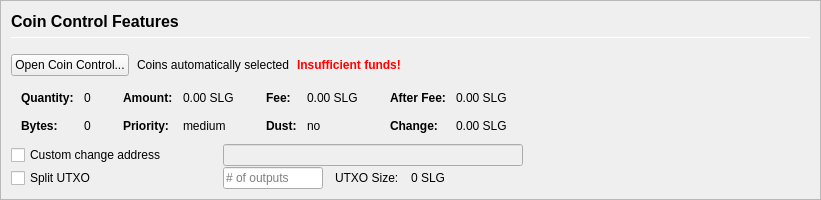
         <widget class="QFrame" name="frameCoinControl">
          <property name="sizePolicy">
           <sizepolicy hsizetype="Expanding" vsizetype="Expanding">
            <horstretch>0</horstretch>
            <verstretch>0</verstretch>
           </sizepolicy>
          </property>
          <property name="maximumSize">
           <size>
            <width>16777215</width>
            <height>16777215</height>
           </size>
          </property>
          <property name="frameShape">
           <enum>QFrame::StyledPanel</enum>
          </property>
          <property name="frameShadow">
           <enum>QFrame::Sunken</enum>
          </property>
          <layout class="QVBoxLayout" name="verticalLayoutCoinControl2">
           <property name="spacing">
            <number>0</number>
           </property>
           <property name="leftMargin">
            <number>0</number>
           </property>
           <property name="topMargin">
            <number>0</number>
           </property>
           <property name="rightMargin">
            <number>0</number>
           </property>
           <property name="bottomMargin">
            <number>0</number>
           </property>
           <item>
            <widget class="QFrame" name="frameCoinControl_BG">
             <layout class="QVBoxLayout" name="verticalLayoutCoinControl" stretch="0,0,0,0,0,0">
              <property name="spacing">
               <number>1</number>
              </property>
              <property name="leftMargin">
               <number>10</number>
              </property>
              <property name="topMargin">
               <number>10</number>
              </property>
              <item>
               <layout class="QHBoxLayout" name="horizontalLayoutCoinControl1">
                <property name="bottomMargin">
                 <number>15</number>
                </property>
                <item>
                 <layout class="QVBoxLayout" name="verticalLayout_3">
                  <property name="spacing">
                   <number>6</number>
                  </property>
                  <item>
                   <widget class="QLabel" name="labelCoinControlFeatures">
                    <property name="sizePolicy">
                     <sizepolicy hsizetype="Preferred" vsizetype="Maximum">
                      <horstretch>0</horstretch>
                      <verstretch>0</verstretch>
                     </sizepolicy>
                    </property>
                    <property name="minimumSize">
                     <size>
                      <width>0</width>
                      <height>20</height>
                     </size>
                    </property>
                    <property name="font">
                     <font>
                      <pointsize>12</pointsize>
                      <weight>75</weight>
                      <bold>true</bold>
                     </font>
                    </property>
                    <property name="styleSheet">
                     <string notr="true">font-weight:bold;</string>
                    </property>
                    <property name="text">
                     <string>Coin Control Features</string>
                    </property>
                   </widget>
                  </item>
                  <item>
                   <widget class="Line" name="line">
                    <property name="minimumSize">
                     <size>
                      <width>0</width>
                      <height>1</height>
                     </size>
                    </property>
                    <property name="maximumSize">
                     <size>
                      <width>16777215</width>
                      <height>1</height>
                     </size>
                    </property>
                    <property name="orientation">
                     <enum>Qt::Horizontal</enum>
                    </property>
                   </widget>
                  </item>
                 </layout>
                </item>
               </layout>
              </item>
              <item>
               <layout class="QHBoxLayout" name="horizontalLayoutCoinControl2" stretch="0,0,0,0">
                <property name="spacing">
                 <number>8</number>
                </property>
                <property name="bottomMargin">
                 <number>10</number>
                </property>
                <item>
                 <widget class="QPushButton" name="pushButtonCoinControl">
                  <property name="styleSheet">
                   <string notr="true"/>
                  </property>
                  <property name="text">
                   <string>Open Coin Control...</string>
                  </property>
                  <property name="autoDefault">
                   <bool>false</bool>
                  </property>
                 </widget>
                </item>
                <item>
                 <widget class="QLabel" name="labelCoinControlAutomaticallySelected">
                  <property name="text">
                   <string>Coins automatically selected</string>
                  </property>
                  <property name="margin">
                   <number>5</number>
                  </property>
                 </widget>
                </item>
                <item>
                 <widget class="QLabel" name="labelCoinControlInsuffFunds">
                  <property name="font">
                   <font>
                    <weight>75</weight>
                    <bold>true</bold>
                   </font>
                  </property>
                  <property name="styleSheet">
                   <string notr="true">color:red;font-weight:bold;</string>
                  </property>
                  <property name="text">
                   <string>Insufficient funds!</string>
                  </property>
                  <property name="margin">
                   <number>5</number>
                  </property>
                 </widget>
                </item>
                <item>
                 <spacer name="horizontalSpacerCoinControl">
                  <property name="orientation">
                   <enum>Qt::Horizontal</enum>
                  </property>
                  <property name="sizeHint" stdset="0">
                   <size>
                    <width>40</width>
                    <height>1</height>
                   </size>
                  </property>
                 </spacer>
                </item>
               </layout>
              </item>
              <item>
               <widget class="QWidget" name="widgetCoinControl" native="true">
                <property name="sizePolicy">
                 <sizepolicy hsizetype="Preferred" vsizetype="Preferred">
                  <horstretch>0</horstretch>
                  <verstretch>0</verstretch>
                 </sizepolicy>
                </property>
                <property name="minimumSize">
                 <size>
                  <width>0</width>
                  <height>0</height>
                 </size>
                </property>
                <property name="styleSheet">
                 <string notr="true"/>
                </property>
                <layout class="QHBoxLayout" name="horizontalLayoutCoinControl5">
                 <property name="leftMargin">
                  <number>0</number>
                 </property>
                 <property name="topMargin">
                  <number>0</number>
                 </property>
                 <property name="rightMargin">
                  <number>0</number>
                 </property>
                 <property name="bottomMargin">
                  <number>0</number>
                 </property>
                 <item>
                  <layout class="QHBoxLayout" name="horizontalLayoutCoinControl3" stretch="0,0,0,1">
                   <property name="spacing">
                    <number>20</number>
                   </property>
                   <property name="topMargin">
                    <number>0</number>
                   </property>
                   <property name="bottomMargin">
                    <number>10</number>
                   </property>
                   <item>
                    <layout class="QFormLayout" name="formLayoutCoinControl1">
                     <property name="horizontalSpacing">
                      <number>10</number>
                     </property>
                     <property name="verticalSpacing">
                      <number>14</number>
                     </property>
                     <property name="leftMargin">
                      <number>10</number>
                     </property>
                     <property name="topMargin">
                      <number>4</number>
                     </property>
                     <property name="rightMargin">
                      <number>6</number>
                     </property>
                     <item row="0" column="0">
                      <widget class="QLabel" name="labelCoinControlQuantityText">
                       <property name="font">
                        <font>
                         <weight>75</weight>
                         <bold>true</bold>
                        </font>
                       </property>
                       <property name="text">
                        <string>Quantity:</string>
                       </property>
                       <property name="margin">
                        <number>0</number>
                       </property>
                      </widget>
                     </item>
                     <item row="0" column="1">
                      <widget class="QLabel" name="labelCoinControlQuantity">
                       <property name="cursor">
                        <cursorShape>IBeamCursor</cursorShape>
                       </property>
                       <property name="contextMenuPolicy">
                        <enum>Qt::ActionsContextMenu</enum>
                       </property>
                       <property name="text">
                        <string notr="true">0</string>
                       </property>
                       <property name="margin">
                        <number>0</number>
                       </property>
                       <property name="textInteractionFlags">
                        <set>Qt::LinksAccessibleByMouse|Qt::TextSelectableByKeyboard|Qt::TextSelectableByMouse</set>
                       </property>
                      </widget>
                     </item>
                     <item row="1" column="0">
                      <widget class="QLabel" name="labelCoinControlBytesText">
                       <property name="font">
                        <font>
                         <weight>75</weight>
                         <bold>true</bold>
                        </font>
                       </property>
                       <property name="text">
                        <string>Bytes:</string>
                       </property>
                      </widget>
                     </item>
                     <item row="1" column="1">
                      <widget class="QLabel" name="labelCoinControlBytes">
                       <property name="cursor">
                        <cursorShape>IBeamCursor</cursorShape>
                       </property>
                       <property name="contextMenuPolicy">
                        <enum>Qt::ActionsContextMenu</enum>
                       </property>
                       <property name="text">
                        <string notr="true">0</string>
                       </property>
                       <property name="textInteractionFlags">
                        <set>Qt::LinksAccessibleByMouse|Qt::TextSelectableByKeyboard|Qt::TextSelectableByMouse</set>
                       </property>
                      </widget>
                     </item>
                    </layout>
                   </item>
                   <item>
                    <layout class="QFormLayout" name="formLayoutCoinControl2">
                     <property name="horizontalSpacing">
                      <number>10</number>
                     </property>
                     <property name="verticalSpacing">
                      <number>14</number>
                     </property>
                     <property name="leftMargin">
                      <number>6</number>
                     </property>
                     <property name="topMargin">
                      <number>4</number>
                     </property>
                     <property name="rightMargin">
                      <number>6</number>
                     </property>
                     <item row="0" column="0">
                      <widget class="QLabel" name="labelCoinControlAmountText">
                       <property name="font">
                        <font>
                         <weight>75</weight>
                         <bold>true</bold>
                        </font>
                       </property>
                       <property name="text">
                        <string>Amount:</string>
                       </property>
                       <property name="margin">
                        <number>0</number>
                       </property>
                      </widget>
                     </item>
                     <item row="0" column="1">
                      <widget class="QLabel" name="labelCoinControlAmount">
                       <property name="cursor">
                        <cursorShape>IBeamCursor</cursorShape>
                       </property>
                       <property name="contextMenuPolicy">
                        <enum>Qt::ActionsContextMenu</enum>
                       </property>
                       <property name="text">
                        <string notr="true">0.00 SLG</string>
                       </property>
                       <property name="textInteractionFlags">
                        <set>Qt::LinksAccessibleByMouse|Qt::TextSelectableByKeyboard|Qt::TextSelectableByMouse</set>
                       </property>
                      </widget>
                     </item>
                     <item row="1" column="0">
                      <widget class="QLabel" name="labelCoinControlPriorityText">
                       <property name="font">
                        <font>
                         <weight>75</weight>
                         <bold>true</bold>
                        </font>
                       </property>
                       <property name="text">
                        <string>Priority:</string>
                       </property>
                      </widget>
                     </item>
                     <item row="1" column="1">
                      <widget class="QLabel" name="labelCoinControlPriority">
                       <property name="cursor">
                        <cursorShape>IBeamCursor</cursorShape>
                       </property>
                       <property name="contextMenuPolicy">
                        <enum>Qt::ActionsContextMenu</enum>
                       </property>
                       <property name="text">
                        <string>medium</string>
                       </property>
                       <property name="textInteractionFlags">
                        <set>Qt::LinksAccessibleByMouse|Qt::TextSelectableByKeyboard|Qt::TextSelectableByMouse</set>
                       </property>
                      </widget>
                     </item>
                    </layout>
                   </item>
                   <item>
                    <layout class="QFormLayout" name="formLayoutCoinControl3">
                     <property name="horizontalSpacing">
                      <number>10</number>
                     </property>
                     <property name="verticalSpacing">
                      <number>14</number>
                     </property>
                     <property name="leftMargin">
                      <number>6</number>
                     </property>
                     <property name="topMargin">
                      <number>4</number>
                     </property>
                     <property name="rightMargin">
                      <number>6</number>
                     </property>
                     <item row="0" column="0">
                      <widget class="QLabel" name="labelCoinControlFeeText">
                       <property name="font">
                        <font>
                         <weight>75</weight>
                         <bold>true</bold>
                        </font>
                       </property>
                       <property name="text">
                        <string>Fee:</string>
                       </property>
                       <property name="margin">
                        <number>0</number>
                       </property>
                      </widget>
                     </item>
                     <item row="0" column="1">
                      <widget class="QLabel" name="labelCoinControlFee">
                       <property name="cursor">
                        <cursorShape>IBeamCursor</cursorShape>
                       </property>
                       <property name="contextMenuPolicy">
                        <enum>Qt::ActionsContextMenu</enum>
                       </property>
                       <property name="text">
                        <string notr="true">0.00 SLG</string>
                       </property>
                       <property name="textInteractionFlags">
                        <set>Qt::LinksAccessibleByMouse|Qt::TextSelectableByKeyboard|Qt::TextSelectableByMouse</set>
                       </property>
                      </widget>
                     </item>
                     <item row="1" column="0">
                      <widget class="QLabel" name="labelCoinControlLowOutputText">
                       <property name="font">
                        <font>
                         <weight>75</weight>
                         <bold>true</bold>
                        </font>
                       </property>
                       <property name="text">
                        <string>Dust:</string>
                       </property>
                      </widget>
                     </item>
                     <item row="1" column="1">
                      <widget class="QLabel" name="labelCoinControlLowOutput">
                       <property name="cursor">
                        <cursorShape>IBeamCursor</cursorShape>
                       </property>
                       <property name="contextMenuPolicy">
                        <enum>Qt::ActionsContextMenu</enum>
                       </property>
                       <property name="text">
                        <string>no</string>
                       </property>
                       <property name="textInteractionFlags">
                        <set>Qt::LinksAccessibleByMouse|Qt::TextSelectableByKeyboard|Qt::TextSelectableByMouse</set>
                       </property>
                      </widget>
                     </item>
                    </layout>
                   </item>
                   <item>
                    <layout class="QFormLayout" name="formLayoutCoinControl4">
                     <property name="horizontalSpacing">
                      <number>10</number>
                     </property>
                     <property name="verticalSpacing">
                      <number>14</number>
                     </property>
                     <property name="leftMargin">
                      <number>6</number>
                     </property>
                     <property name="topMargin">
                      <number>4</number>
                     </property>
                     <property name="rightMargin">
                      <number>6</number>
                     </property>
                     <item row="0" column="0">
                      <widget class="QLabel" name="labelCoinControlAfterFeeText">
                       <property name="font">
                        <font>
                         <weight>75</weight>
                         <bold>true</bold>
                        </font>
                       </property>
                       <property name="text">
                        <string>After Fee:</string>
                       </property>
                       <property name="margin">
                        <number>0</number>
                       </property>
                      </widget>
                     </item>
                     <item row="0" column="1">
                      <widget class="QLabel" name="labelCoinControlAfterFee">
                       <property name="cursor">
                        <cursorShape>IBeamCursor</cursorShape>
                       </property>
                       <property name="contextMenuPolicy">
                        <enum>Qt::ActionsContextMenu</enum>
                       </property>
                       <property name="text">
                        <string notr="true">0.00 SLG</string>
                       </property>
                       <property name="textInteractionFlags">
                        <set>Qt::LinksAccessibleByMouse|Qt::TextSelectableByKeyboard|Qt::TextSelectableByMouse</set>
                       </property>
                      </widget>
                     </item>
                     <item row="1" column="0">
                      <widget class="QLabel" name="labelCoinControlChangeText">
                       <property name="font">
                        <font>
                         <weight>75</weight>
                         <bold>true</bold>
                        </font>
                       </property>
                       <property name="text">
                        <string>Change:</string>
                       </property>
                      </widget>
                     </item>
                     <item row="1" column="1">
                      <widget class="QLabel" name="labelCoinControlChange">
                       <property name="cursor">
                        <cursorShape>IBeamCursor</cursorShape>
                       </property>
                       <property name="contextMenuPolicy">
                        <enum>Qt::ActionsContextMenu</enum>
                       </property>
                       <property name="text">
                        <string notr="true">0.00 SLG</string>
                       </property>
                       <property name="textInteractionFlags">
                        <set>Qt::LinksAccessibleByMouse|Qt::TextSelectableByKeyboard|Qt::TextSelectableByMouse</set>
                       </property>
                      </widget>
                     </item>
                    </layout>
                   </item>
                  </layout>
                 </item>
                </layout>
               </widget>
              </item>
              <item>
               <layout class="QHBoxLayout" name="horizontalLayoutCoinControl4">
                <property name="spacing">
                 <number>12</number>
                </property>
                <property name="sizeConstraint">
                 <enum>QLayout::SetDefaultConstraint</enum>
                </property>
                <property name="topMargin">
                 <number>0</number>
                </property>
                <property name="rightMargin">
                 <number>0</number>
                </property>
                <item>
                 <widget class="QCheckBox" name="checkBoxCoinControlChange">
                  <property name="sizePolicy">
                   <sizepolicy hsizetype="Preferred" vsizetype="Preferred">
                    <horstretch>0</horstretch>
                    <verstretch>0</verstretch>
                   </sizepolicy>
                  </property>
                  <property name="minimumSize">
                   <size>
                    <width>200</width>
                    <height>0</height>
                   </size>
                  </property>
                  <property name="maximumSize">
                   <size>
                    <width>200</width>
                    <height>16777215</height>
                   </size>
                  </property>
                  <property name="toolTip">
                   <string>If this is activated, but the change address is empty or invalid, change will be sent to a newly generated address.</string>
                  </property>
                  <property name="text">
                   <string>Custom change address</string>
                  </property>
                 </widget>
                </item>
                <item>
                 <widget class="QValidatedLineEdit" name="lineEditCoinControlChange">
                  <property name="enabled">
                   <bool>false</bool>
                  </property>
                  <property name="sizePolicy">
                   <sizepolicy hsizetype="Preferred" vsizetype="Preferred">
                    <horstretch>0</horstretch>
                    <verstretch>0</verstretch>
                   </sizepolicy>
                  </property>
                  <property name="minimumSize">
                   <size>
                    <width>300</width>
                    <height>0</height>
                   </size>
                  </property>
                 </widget>
                </item>
                <item>
                 <widget class="QLabel" name="labelCoinControlChangeLabel">
                  <property name="sizePolicy">
                   <sizepolicy hsizetype="Preferred" vsizetype="Preferred">
                    <horstretch>0</horstretch>
                    <verstretch>0</verstretch>
                   </sizepolicy>
                  </property>
                  <property name="minimumSize">
                   <size>
                    <width>100</width>
                    <height>0</height>
                   </size>
                  </property>
                  <property name="text">
                   <string/>
                  </property>
                  <property name="margin">
                   <number>3</number>
                  </property>
                 </widget>
                </item>
               </layout>
              </item>
              <item>
               <layout class="QHBoxLayout" name="horizontalLayoutCoinControl6">
                <property name="spacing">
                 <number>12</number>
                </property>
                <property name="rightMargin">
                 <number>0</number>
                </property>
                <item>
                 <widget class="QCheckBox" name="splitBlockCheckBox">
                  <property name="sizePolicy">
                   <sizepolicy hsizetype="Preferred" vsizetype="Preferred">
                    <horstretch>0</horstretch>
                    <verstretch>0</verstretch>
                   </sizepolicy>
                  </property>
                  <property name="minimumSize">
                   <size>
                    <width>200</width>
                    <height>0</height>
                   </size>
                  </property>
                  <property name="maximumSize">
                   <size>
                    <width>200</width>
                    <height>16777215</height>
                   </size>
                  </property>
                  <property name="text">
                   <string>Split UTXO</string>
                  </property>
                 </widget>
                </item>
                <item>
                 <widget class="QLineEdit" name="splitBlockLineEdit">
                  <property name="sizePolicy">
                   <sizepolicy hsizetype="Preferred" vsizetype="Preferred">
                    <horstretch>50</horstretch>
                    <verstretch>0</verstretch>
                   </sizepolicy>
                  </property>
                  <property name="minimumSize">
                   <size>
                    <width>100</width>
                    <height>0</height>
                   </size>
                  </property>
                  <property name="maximumSize">
                   <size>
                    <width>100</width>
                    <height>16777215</height>
                   </size>
                  </property>
                  <property name="placeholderText">
                   <string># of outputs</string>
                  </property>
                 </widget>
                </item>
                <item>
                 <widget class="QLabel" name="labelBlockSizeText">
                  <property name="text">
                   <string>UTXO Size:</string>
                  </property>
                 </widget>
                </item>
                <item>
                 <widget class="QLabel" name="labelBlockSize">
                  <property name="text">
                   <string>0 SLG</string>
                  </property>
                 </widget>
                </item>
                <item>
                 <spacer name="horizontalSpacer_7">
                  <property name="orientation">
                   <enum>Qt::Horizontal</enum>
                  </property>
                  <property name="sizeHint" stdset="0">
                   <size>
                    <width>40</width>
                    <height>20</height>
                   </size>
                  </property>
                 </spacer>
                </item>
               </layout>
              </item>
              <item>
               <spacer name="verticalSpacerCoinControl">
                <property name="orientation">
                 <enum>Qt::Vertical</enum>
                </property>
                <property name="sizeHint" stdset="0">
                 <size>
                  <width>800</width>
                  <height>1</height>
                 </size>
                </property>
               </spacer>
              </item>
             </layout>
            </widget>
           </item>
          </layout>
         </widget>
